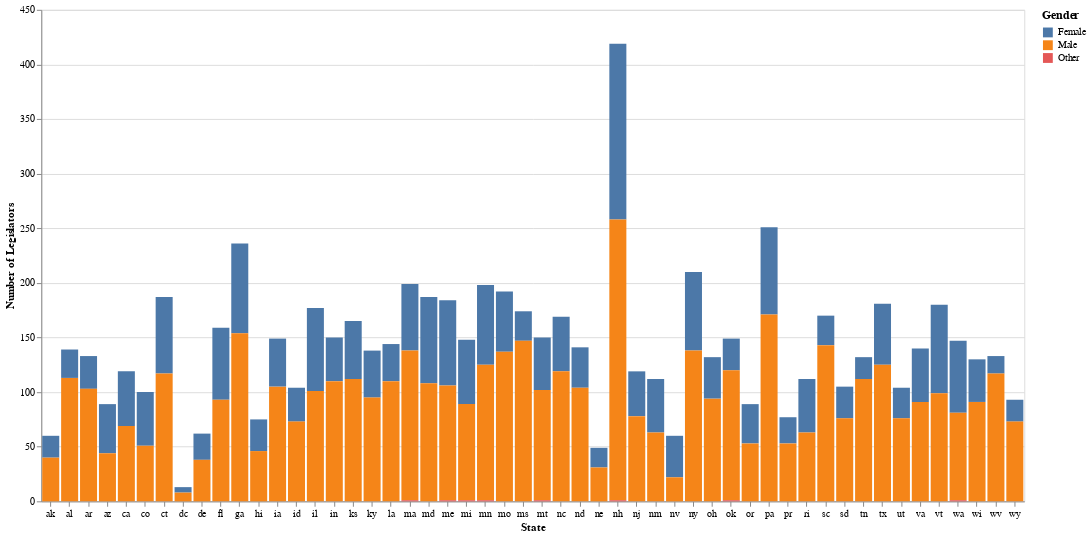

Notebook code cell kept with this figure:
### Markdown cell above
### 1.1: Initial Plot

First let's build a visualization of gender breakdowns in state legislatures.
Use the following:

- stacked bars per state
- each segment of stacked bar is gender

Your graph should somewhat resemble *imgs/ex1.1.png*.

### Code cell
def group_data(df, group_cols):
    '''Function groups the data by specified columns'''
    return df.groupby(group_cols).size().reset_index(name='count')

def states_by_gender_initial(df):
    # Group data by state and gender
    gender_counts = group_data(df, ['state', 'gender'])

    # Create the stacked bar chart
    chart = alt.Chart(gender_counts).mark_bar().encode(
        x=alt.X('state:N', title='State', sort=alt.SortField('state', order='ascending')),
        y=alt.Y('sum(count):Q', title='Number of Legislators'),
        color=alt.Color('gender:N', title='Gender'),
        tooltip=['state', 'gender', 'count']
    ).properties(
        width=1000,
        height=500
    ).configure_axis(
        labelAngle=0
    ).configure_legend(
        titleFontSize=12,
        labelFontSize=10
    )

    return chart.display()

# render the chart
states_by_gender_initial(legislators_df())

### Figure 1 — Vega-Lite specification as saved in the notebook (floating-point values rounded to 4 significant figures)
{"config": {"view": {"continuousWidth": 300, "continuousHeight": 300}, "axis": {"labelAngle": 0}, "legend": {"labelFontSize": 10, "titleFontSize": 12}}, "data": {"name": "data-0273a061286cd48656a355e71231d60f"}, "mark": {"type": "bar"}, "encoding": {"color": {"field": "gender", "title": "Gender", "type": "nominal"}, "tooltip": [{"field": "state", "type": "nominal"}, {"field": "gender", "type": "nominal"}, {"field": "count", "type": "quantitative"}], "x": {"field": "state", "sort": {"field": "state", "order": "ascending"}, "title": "State", "type": "nominal"}, "y": {"aggregate": "sum", "field": "count", "title": "Number of Legislators", "type": "quantitative"}}, "height": 500, "width": 1000, "$schema": "https://vega.github.io/schema/vega-lite/v5.8.0.json", "datasets": {"data-0273a061286cd48656a355e71231d60f": [{"state": "ak", "gender": "Female", "count": 20}, {"state": "ak", "gender": "Male", "count": 40}, {"state": "al", "gender": "Female", "count": 26}, {"state": "al", "gender": "Male", "count": 113}, {"state": "ar", "gender": "Female", "count": 30}, {"state": "ar", "gender": "Male", "count": 103}, {"state": "az", "gender": "Female", "count": 45}, {"state": "az", "gender": "Male", "count": 44}, {"state": "ca", "gender": "Female", "count": 50}, {"state": "ca", "gender": "Male", "count": 69}, {"state": "co", "gender": "Female", "count": 49}, {"state": "co", "gender": "Male", "count": 51}, {"state": "ct", "gender": "Female", "count": 70}, {"state": "ct", "gender": "Male", "count": 117}, {"state": "dc", "gender": "Female", "count": 5}, {"state": "dc", "gender": "Male", "count": 8}, {"state": "de", "gender": "Female", "count": 24}, {"state": "de", "gender": "Male", "count": 38}, {"state": "fl", "gender": "Female", "count": 66}, {"state": "fl", "gender": "Male", "count": 93}, {"state": "ga", "gender": "Female", "count": 82}, {"state": "ga", "gender": "Male", "count": 154}, {"state": "hi", "gender": "Female", "count": 29}, {"state": "hi", "gender": "Male", "count": 46}, {"state": "ia", "gender": "Female", "count": 44}, {"state": "ia", "gender": "Male", "count": 105}, {"state": "id", "gender": "Female", "count": 31}, {"state": "id", "gender": "Male", "count": 73}, {"state": "il", "gender": "Female", "count": 76}, {"state": "il", "gender": "Male", "count": 101}, {"state": "in", "gender": "Female", "count": 40}, {"state": "in", "gender": "Male", "count": 110}, {"state": "ks", "gender": "Female", "count": 53}, {"state": "ks", "gender": "Male", "count": 112}, {"state": "ky", "gender": "Female", "count": 43}, {"state": "ky", "gender": "Male", "count": 95}, {"state": "la", "gender": "Female", "count": 34}, {"state": "la", "gender": "Male", "count": 110}, {"state": "ma", "gender": "Female", "count": 61}, {"state": "ma", "gender": "Male", "count": 137}, {"state": "ma", "gender": "Other", "count": 1}, {"state": "md", "gender": "Female", "count": 79}, {"state": "md", "gender": "Male", "count": 108}, {"state": "me", "gender": "Female", "count": 78}, {"state": "me", "gender": "Male", "count": 105}, {"state": "me", "gender": "Other", "count": 1}, {"state": "mi", "gender": "Female", "count": 59}, {"state": "mi", "gender": "Male", "count": 88}, {"state": "mi", "gender": "Other", "count": 1}, {"state": "mn", "gender": "Female", "count": 73}, {"state": "mn", "gender": "Male", "count": 124}, {"state": "mn", "gender": "Other", "count": 1}, {"state": "mo", "gender": "Female", "count": 55}, {"state": "mo", "gender": "Male", "count": 137}, {"state": "ms", "gender": "Female", "count": 27}, {"state": "ms", "gender": "Male", "count": 147}, {"state": "mt", "gender": "Female", "count": 48}, {"state": "mt", "gender": "Male", "count": 101}, {"state": "mt", "gender": "Other", "count": 1}, {"state": "nc", "gender": "Female", "count": 50}, {"state": "nc", "gender": "Male", "count": 119}, {"state": "nd", "gender": "Female", "count": 37}, {"state": "nd", "gender": "Male", "count": 104}, {"state": "ne", "gender": "Female", "count": 18}, {"state": "ne", "gender": "Male", "count": 31}, {"state": "nh", "gender": "Female", "count": 161}, {"state": "nh", "gender": "Male", "count": 257}, {"state": "nh", "gender": "Other", "count": 1}, {"state": "nj", "gender": "Female", "count": 41}, {"state": "nj", "gender": "Male", "count": 78}, {"state": "nm", "gender": "Female", "count": 49}, {"state": "nm", "gender": "Male", "count": 63}, {"state": "nv", "gender": "Female", "count": 38}, {"state": "nv", "gender": "Male", "count": 22}, {"state": "ny", "gender": "Female", "count": 72}, {"state": "ny", "gender": "Male", "count": 138}, {"state": "oh", "gender": "Female", "count": 38}, {"state": "oh", "gender": "Male", "count": 94}, {"state": "ok", "gender": "Female", "count": 29}, {"state": "ok", "gender": "Male", "count": 119}, {"state": "ok", "gender": "Other", "count": 1}, {"state": "or", "gender": "Female", "count": 36}, {"state": "or", "gender": "Male", "count": 53}, {"state": "pa", "gender": "Female", "count": 80}, {"state": "pa", "gender": "Male", "count": 171}, {"state": "pr", "gender": "Female", "count": 24}, {"state": "pr", "gender": "Male", "count": 53}, {"state": "ri", "gender": "Female", "count": 49}, {"state": "ri", "gender": "Male", "count": 63}, {"state": "sc", "gender": "Female", "count": 27}, {"state": "sc", "gender": "Male", "count": 143}, {"state": "sd", "gender": "Female", "count": 29}, {"state": "sd", "gender": "Male", "count": 76}, {"state": "tn", "gender": "Female", "count": 20}, {"state": "tn", "gender": "Male", "count": 112}, {"state": "tx", "gender": "Female", "count": 56}, {"state": "tx", "gender": "Male", "count": 125}, {"state": "ut", "gender": "Female", "count": 28}, {"state": "ut", "gender": "Male", "count": 76}, {"state": "va", "gender": "Female", "count": 49}, {"state": "va", "gender": "Male", "count": 91}, {"state": "vt", "gender": "Female", "count": 81}, {"state": "vt", "gender": "Male", "count": 99}, {"state": "wa", "gender": "Female", "count": 66}, {"state": "wa", "gender": "Male", "count": 80}, {"state": "wa", "gender": "Other", "count": 1}, {"state": "wi", "gender": "Female", "count": 39}, {"state": "wi", "gender": "Male", "count": 91}, {"state": "wv", "gender": "Female", "count": 16}, {"state": "wv", "gender": "Male", "count": 117}, {"state": "wy", "gender": "Female", "count": 20}, {"state": "wy", "gender": "Male", "count": 73}]}}
